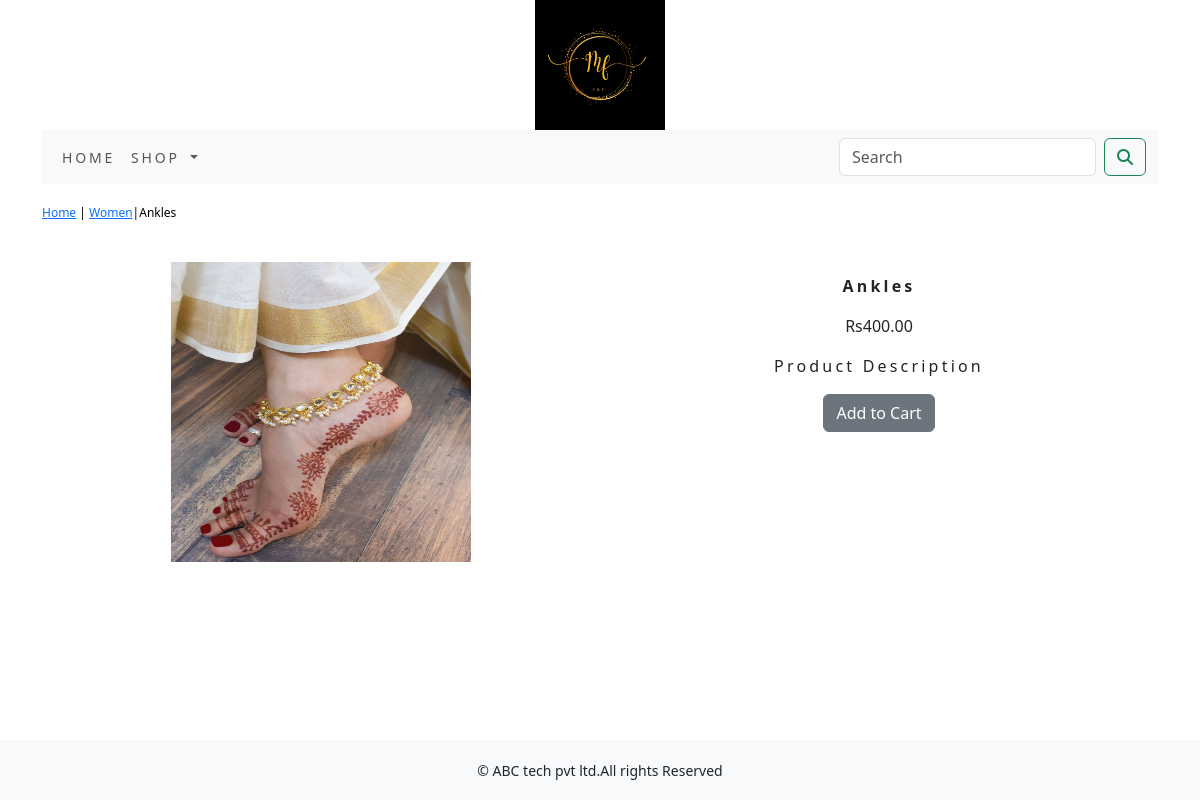
/shop/women/ankles/, run on the app's committed database.
### shop/models.py (models this page shows, shortened)
class Product(models.Model):
    name = models.CharField(max_length=250, unique=True)
    slug = models.SlugField(max_length=250, unique=True)
    description = models.TextField(blank=True)
    price = models.DecimalField(max_digits=10, decimal_places=2)
    category = models.ForeignKey(Category, on_delete=models.CASCADE)
    image = models.ImageField(upload_to='product', blank=True)
    stock = models.IntegerField()
    available = models.BooleanField(default=True)
    created = models.DateTimeField(auto_now_add=True)
    updated = models.DateTimeField(auto_now=True)
    class Meta:
        ordering = ('name',)
        verbose_name = 'product'
        verbose_name_plural = 'products'

class Category(models.Model):
    name = models.CharField(max_length=250, unique=True)
    slug = models.SlugField(max_length=250, unique=True)
    description = models.TextField(blank=True)
    image = models.ImageField(upload_to='category', blank=True)
    class Meta:
        ordering = ('name',)
        verbose_name = 'category'
        verbose_name_plural = 'categories'
    def get_url(self):
        return  reverse('shop:products_by_category',args=[self.slug])
    def __str__(self):
        return '{}'.format(self.name)

### shop/views.py (the view)
# urls.py: path('<slug:c_slug>/<slug:product_slug>/', views.proDetail, name='prodCatdetail'),
def proDetail(request, c_slug, product_slug):
    try:
        product = Product.objects.get(category__slug=c_slug,slug=product_slug)
    except Exception as e:
        raise e
    return render(request, "product.html", {'product':product})

### shop/context_processors.py (called while the page is built)
def menu_link(request):
    links=Category.objects.all()
    return dict(links=links)

### templates/product.html (shortened to what this page needs)
{% extends 'base.html' %}
{% load static %}
{% block content %}
<div class="row my_prod_row_class">
    <div class="mx_auto">
        <p> <a href="{% url 'shop:allProdCat' %}">Home</a> | <a href ="{{product.category.get_url}}">{{product.category}}</a>|{{product.name}}</p>
    </div>
</div>
<div class="container">
<br>
<div class="row">
    <div class="col-12 col-sm-12 col-md-12 col-lg-6 text-center">
        <div style="min-width:18rem">
            <img src="{{product.image.url}}" alt="{{product.name}}" style="width:300px;height:300px;">
        </div>
    </div>
        <div class="col-12 col-sm-12 col-md-12 col-lg-6 text-center">
          <div>
              <h1 class="my_prod_title"><b>{{product.name}}</b></h1>
              <p>Rs{{product.price}}</p>
              <p class="my_title ">Product Description</p>
              {% if product.stock <= 0 %}
              <p class="text-justify my_prod_text"><b>OUT OF STOCK!!</b></p>
              {% else %}
              <a class="btn btn-secondary" href="{% url 'cart:add_cart' product.id %}">Add to Cart</a>
              {% endif %}
          </div>
        </div>
    </div>
</div>
{% endblock %}

### static/css/custom.css (style rules this page uses)
body { font-family: 'Roboto', sans-serif; }
.my_title { font-size:16px; text_transform:uppercase; letter-spacing:.2em; }
.my_prod_row_class { padding-top:15px; padding-top:20px; }
.my_prod_row_class .mx_auto { color:#000; font-size:12px; text-decoration:none; }
.my_prod_title { font-size:16px; text-text_transform:uppercase; letter-spacing:.2em; padding-top:15px; padding-bottom:10px; }

### data on the page
Product: category "Women", name "Ankles", image (picture), price "400.00"
